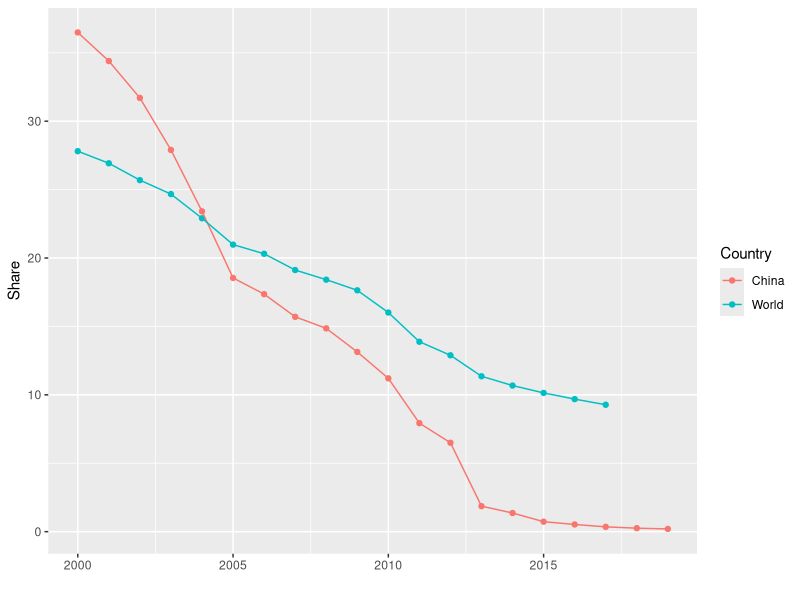

Source code (R):
library(ggplot2)

demo_data <- read.csv("../data/extreme_poverty/share-of-population-in-extreme-poverty.csv")

names(demo_data) <- c("Country", "Code", "Year", "Share")

pl_dat <- with(demo_data, demo_data[Country %in% c("World", "China") & Year >= 2000, ])

p <- ggplot(pl_dat, aes(x = Year, y = Share, color = Country)) +
     geom_point() +
     geom_line() +
     xlab("")

p
